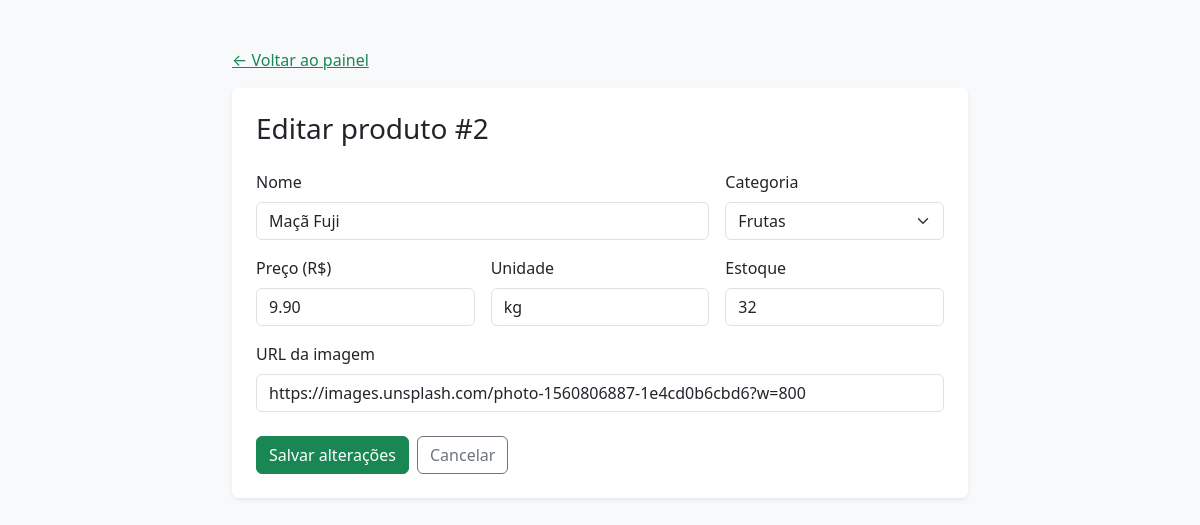
The page /editar.php?id=2 on the database its author committed.
### tables this page shows
CREATE TABLE IF NOT EXISTS produtos (
  id INT UNSIGNED AUTO_INCREMENT PRIMARY KEY,
  nome VARCHAR(150) NOT NULL,
  categoria ENUM('Frutas','Legumes','Verduras') NOT NULL,
  preco DECIMAL(10,2) NOT NULL,
  unidade VARCHAR(30) NOT NULL DEFAULT 'kg',
  estoque INT UNSIGNED NOT NULL DEFAULT 0,
  imagem_url VARCHAR(500) DEFAULT NULL
);

### editar.php (the view, shortened to what this page needs)
<?php
require __DIR__ . '/conexao.php';
$id=filter_input(INPUT_GET,'id',FILTER_VALIDATE_INT);
$stmt=$pdo->prepare('SELECT * FROM produtos WHERE id=?');$stmt->execute([$id]);$produto=$stmt->fetch();
$categorias=['Frutas','Legumes','Verduras'];$erros=[];
function h($v){return htmlspecialchars((string)$v,ENT_QUOTES,'UTF-8');}
?>
<!doctype html><html lang="pt-BR"><head><link href="https://cdn.jsdelivr.net/npm/bootstrap@5.3.3/dist/css/bootstrap.min.css" rel="stylesheet"></head><body class="bg-light">
<div class="container py-5" style="max-width:760px"><a href="admin.php" class="text-success">← Voltar ao painel</a><div class="card border-0 shadow-sm mt-3"><div class="card-body p-4"><h1 class="h3 mb-4">Editar produto #<?=(int)$id?></h1>
<form method="post"><div class="row g-3">
<div class="col-md-8"><label class="form-label">Nome</label><input class="form-control" name="nome" required value="<?=h($produto['nome'])?>"></div>
<div class="col-md-4"><label class="form-label">Categoria</label><select class="form-select" name="categoria"><?php foreach($categorias as $c):?><option value="<?=h($c)?>" <?=$produto['categoria']===$c?'selected':''?>><?=h($c)?></option><?php endforeach;?></select></div>
<div class="col-md-4"><label class="form-label">Preço (R$)</label><input class="form-control" type="number" name="preco" min="0" step=".01" required value="<?=h($produto['preco'])?>"></div>
<div class="col-md-4"><label class="form-label">Unidade</label><input class="form-control" name="unidade" required value="<?=h($produto['unidade'])?>"></div>
<div class="col-md-4"><label class="form-label">Estoque</label><input class="form-control" type="number" name="estoque" min="0" required value="<?=h($produto['estoque'])?>"></div>
<div class="col-12"><label class="form-label">URL da imagem</label><input class="form-control" type="url" name="imagem_url" value="<?=h($produto['imagem_url'])?>"></div>
</div><div class="mt-4 d-flex gap-2"><button class="btn btn-success">Salvar alterações</button><a class="btn btn-outline-secondary" href="admin.php">Cancelar</a></div></form>
</div></div></div></body></html>

### rows shown on the page
produtos: nome "Maçã Fuji", preco "9.90", unidade "kg", estoque "32", imagem_url "https://images.unsplash.com/photo-1560806887-1e4cd0b6cbd6?w=800"

### other values the page prints
$id "2"
form field categoria "Frutas"
